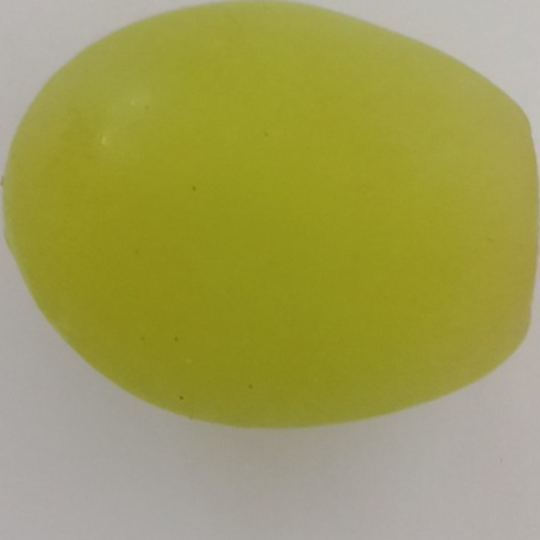
#> input picture Backend/ROI/Training/Layak/Data ke-35.jpg, 1080 x 1080 px, found by its file name (shown at 1/2 size)
$ python ROI.py
#> lines starting #> are read from the running program, lines starting #| are printed output that depends on the picture; after the words box and inside, x2 and y2 are one past the last pixel; in counts of white or black regions, pixels touching at a corner belong together
import cv2
image = cv2.imread('Data ke-35.jpg')
#> image is the input picture: shape (1080, 1080, 3); mean B, G, R 87.1, 157.1, 159.5

# Crop image to square
height, width, channel = image.shape
#> height = 1080; width = 1080; channel = 3

if height > width:
    crop_size = width
    y = int ((height-width)/2)
    x=0
else:
    crop_size = height
#> crop_size = 1080
    x = int ((width - height)/2)
#> x = 0
    y=0

cropped_image = image[y:y+crop_size, x:x+crop_size]

gray = cv2.cvtColor(cropped_image,cv2.COLOR_BGR2GRAY)
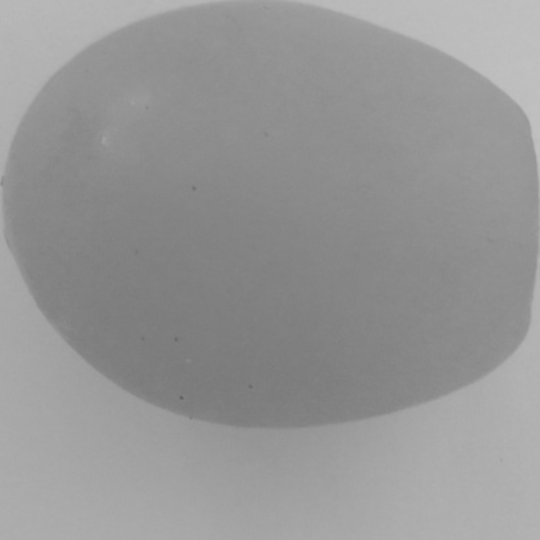
#> gray: shape (1080, 1080) (shown at 1/2 size); min 93, max 193, mean 149.8
_, thresh = cv2.threshold(
    gray, 0, 255, cv2.THRESH_BINARY_INV+cv2.THRESH_OTSU
)
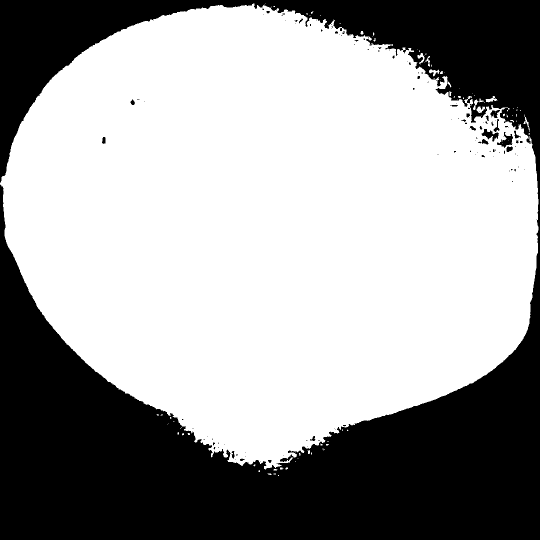
#> thresh: shape (1080, 1080) (shown at 1/2 size); 62.7% white; 125 black regions (97 under 20 px)
contours, _ = cv2.findContours(
    thresh, cv2.RETR_EXTERNAL, cv2. CHAIN_APPROX_SIMPLE
)
#> contours = 95 contours, 84 with area under 20; largest, box (x1, y1, x2, y2) and area: (0, 7, 1077, 939) 730915, (953, 213, 971, 226) 109, (971, 192, 995, 205) 104, (858, 139, 879, 153) 104, (835, 106, 849, 129) 100
cnt = max(contours, key=cv2.contourArea)
#> cnt = contour of 2238 points, box (x1, y1, x2, y2) (0, 7, 1077, 939), area 730915

x, y, w, h, =cv2.boundingRect(cnt)
#> y = 7; w = 1077; h = 932

roi = cropped_image [y:y+h, x:x+w]
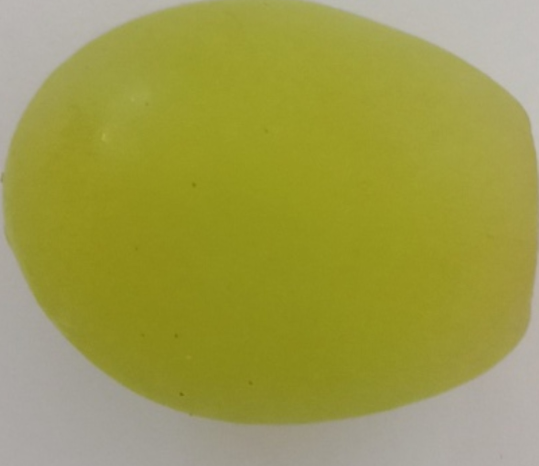
#> roi: shape (932, 1077, 3) (shown at 1/2 size); mean B, G, R 75, 155.4, 157.5

resize_roi = cv2.resize(roi, (256, 256))
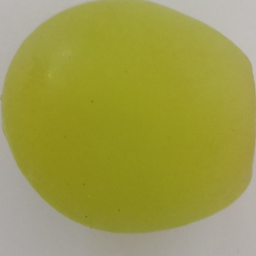
#> resize_roi: shape (256, 256, 3); mean B, G, R 74.9, 155.4, 157.5
resize_raw = cv2.resize(cropped_image, (256, 256))
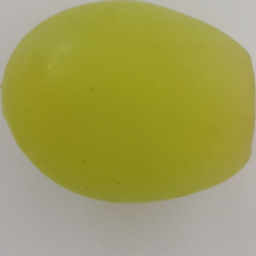
#> resize_raw: shape (256, 256, 3); mean B, G, R 87.1, 157.1, 159.4

cv2.imshow("Cropped Imafge",resize_roi)
cv2.imshow("Cropped",resize_raw)
cv2.waitKey(0)
cv2.destroyAllWindows()

$ run again, with Backend/ROI/Training/Layak/Data ke-10.jpg copied over Backend/ROI/Training/Layak/Data ke-35.jpg
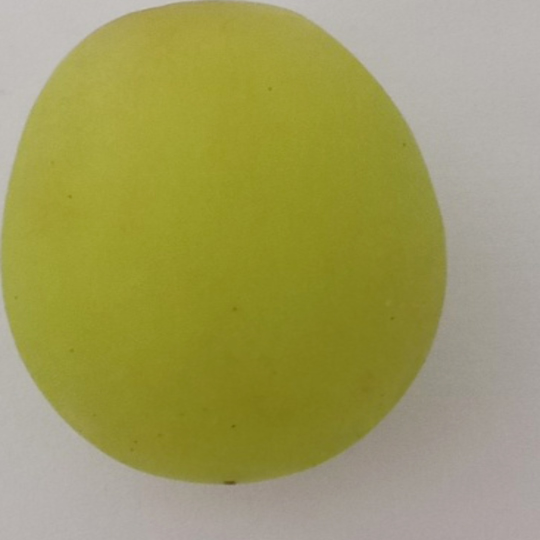
#> input picture Backend/ROI/Training/Layak/Data ke-10.jpg, 1080 x 1080 px, found by its file name (shown at 1/2 size)
#> image is the input picture: shape (1080, 1080, 3); mean B, G, R 93.6, 155.2, 158.8
#> `_, thresh = cv2.threshold( gray, 0, 255, cv2.THRESH_BINARY_INV+cv2.THR..`:
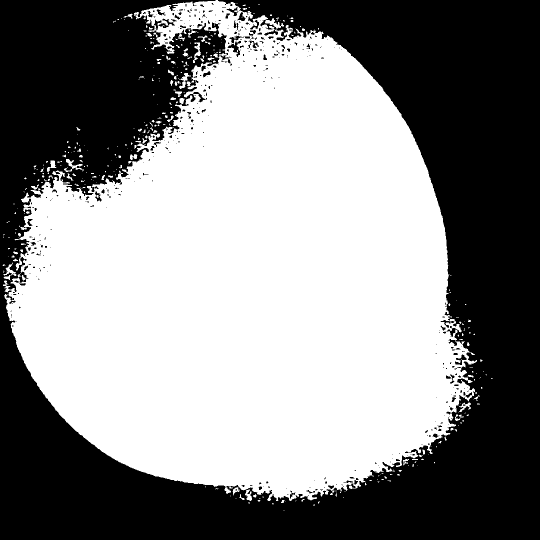
#> thresh: shape (1080, 1080) (shown at 1/2 size); 53.8% white; 450 black regions (370 under 20 px)
#> contours = 370 contours, 320 with area under 20; largest, box (x1, y1, x2, y2) and area: (6, 0, 954, 1002) 623873, (358, 146, 382, 178) 204, (132, 318, 168, 341) 200, (386, 85, 402, 126) 192, (7, 525, 33, 552) 169
#> cnt = contour of 4111 points, box (x1, y1, x2, y2) (6, 0, 954, 1002), area 623873
#> `x, y, w, h, =cv2.boundingRect(cnt)`: x = 6; y = 0; w = 948; h = 1002
#> `resize_raw = cv2.resize(cropped_image, (256, 256))`:
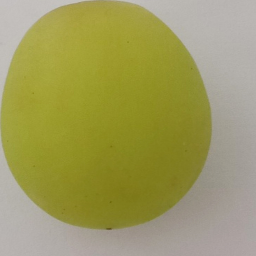
#> resize_raw: shape (256, 256, 3); mean B, G, R 93.6, 155.1, 158.7

$ run again, with Backend/ROI/Training/Layak/Data ke-11.jpg copied over Backend/ROI/Training/Layak/Data ke-35.jpg
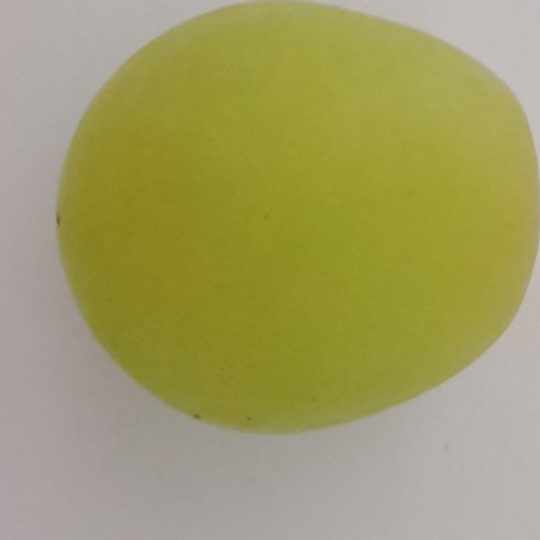
#> input picture Backend/ROI/Training/Layak/Data ke-11.jpg, 1080 x 1080 px, found by its file name (shown at 1/2 size)
#> image is the input picture: shape (1080, 1080, 3); mean B, G, R 100.3, 156.4, 160.3
#> `_, thresh = cv2.threshold( gray, 0, 255, cv2.THRESH_BINARY_INV+cv2.THR..`:
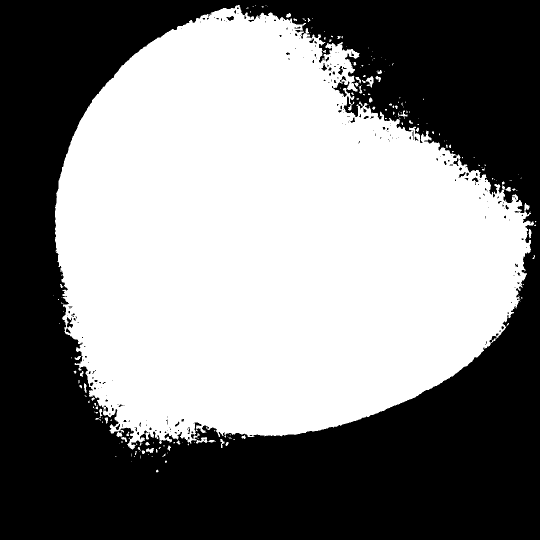
#> thresh: shape (1080, 1080) (shown at 1/2 size); 51.1% white; 239 black regions (195 under 20 px)
#> contours = 198 contours, 168 with area under 20; largest, box (x1, y1, x2, y2) and area: (110, 10, 1068, 899) 593588, (724, 152, 747, 175) 175, (292, 896, 308, 906) 81, (233, 864, 245, 874) 65, (1057, 458, 1063, 477) 56
#> cnt = contour of 3115 points, box (x1, y1, x2, y2) (110, 10, 1068, 899), area 593588
#> `x, y, w, h, =cv2.boundingRect(cnt)`: x = 110; y = 10; w = 958; h = 889
#> `resize_raw = cv2.resize(cropped_image, (256, 256))`:
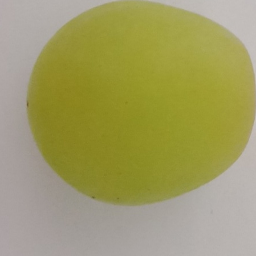
#> resize_raw: shape (256, 256, 3); mean B, G, R 100.3, 156.3, 160.3
